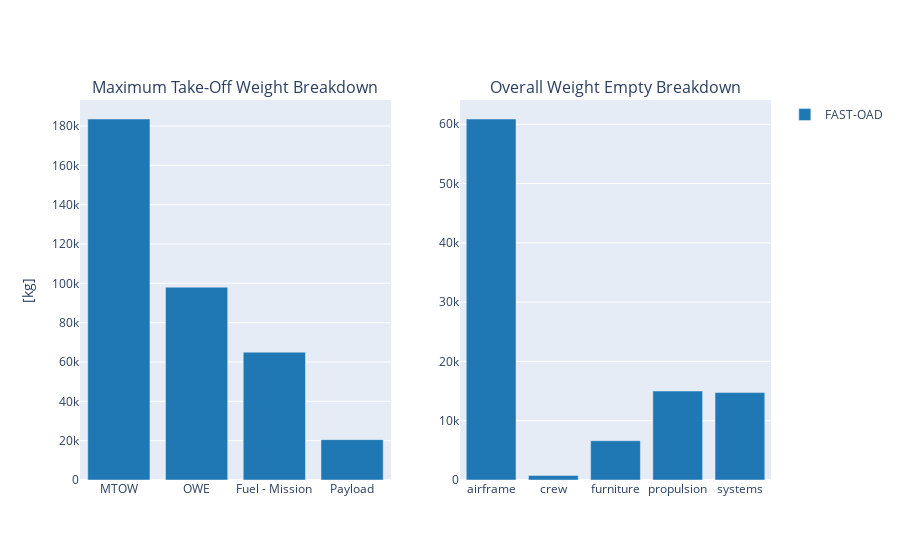

Notebook cell for this chart:
### Code cell
fig = oad.mass_breakdown_bar_plot(MTOW_problem.output_file_path, name="FAST-OAD")
fig.show()

### Figure 1 — Plotly figure (JSON) as saved in the notebook; plotly's stock layout.template omitted (floating-point values rounded to 4 significant figures)
{"data": [{"marker": {"color": "rgb(31, 119, 180)"}, "name": "", "showlegend": false, "type": "bar", "x": ["MTOW", "OWE", "Fuel - Mission", "Payload"], "xaxis": "x", "y": [183500.0, 98020.0, 64990.0, 20520], "yaxis": "y"}, {"marker": {"color": "rgb(31, 119, 180)"}, "name": "FAST-OAD", "type": "bar", "x": ["airframe", "crew", "furniture", "propulsion", "systems"], "xaxis": "x2", "y": [60890.0, 770, 6620.0, 15010.0, 14740.0], "yaxis": "y2"}], "layout": {"annotations": [{"font": {"size": 16}, "showarrow": false, "text": "Maximum Take-Off Weight Breakdown", "x": 0.225, "xanchor": "center", "xref": "paper", "y": 1, "yanchor": "bottom", "yref": "paper"}, {"font": {"size": 16}, "showarrow": false, "text": "Overall Weight Empty Breakdown", "x": 0.775, "xanchor": "center", "xref": "paper", "y": 1, "yanchor": "bottom", "yref": "paper"}], "xaxis": {"anchor": "y", "domain": [0, 0.45]}, "xaxis2": {"anchor": "y2", "domain": [0.55, 1]}, "yaxis": {"anchor": "x", "domain": [0, 1], "title": {"text": "[kg]"}}, "yaxis2": {"anchor": "x2", "domain": [0, 1]}}}
